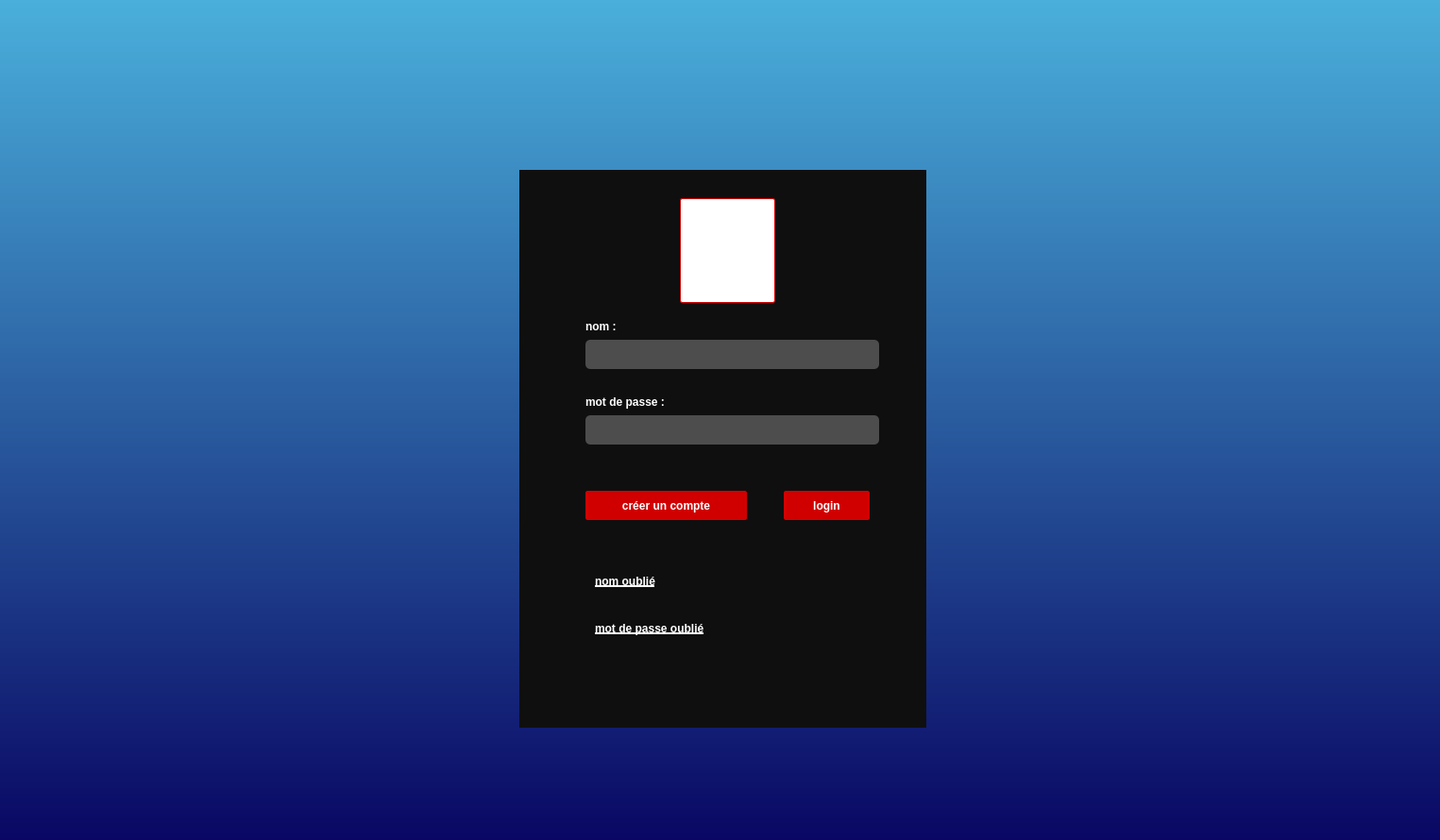
<?xml version="1.0" encoding="UTF-8"?>
<ui version="4.0">
 <class>MainWindow</class>
 <widget class="QMainWindow" name="MainWindow">
  <property name="geometry">
   <rect>
    <x>0</x>
    <y>0</y>
    <width>1525</width>
    <height>890</height>
   </rect>
  </property>
  <property name="windowTitle">
   <string>MainWindow</string>
  </property>
  <property name="styleSheet">
   <string notr="true">background-color:QLinearGradient( x1: 0, y1: 0, x2: 0, y2: 1, stop: 0 #4aafdb, stop: 1 #090763);</string>
  </property>
  <widget class="QWidget" name="centralwidget">
   <widget class="QWidget" name="widget" native="true">
    <property name="geometry">
     <rect>
      <x>550</x>
      <y>180</y>
      <width>431</width>
      <height>591</height>
     </rect>
    </property>
    <property name="styleSheet">
     <string notr="true">QWidget
{
	background-color: #0f0f0f;
	color: #fff;
	border-color: #000000;

}


/*-----QLabel-----*/
QLabel
{
	background-color: transparent;
	color: #fff;
	font-weight: bold;
	border-color: #000000;

}


/*-----QPushButton-----*/
QPushButton
{
	background-color: #d10000;
	color: #fff;
	font-weight: bold;
	border: 1px solid #d10000;  
	border-radius: 2px;
	padding: 5px;

}


QPushButton::hover
{
	background-color: #ad0000;
	color: #fff;

}


QPushButton::pressed
{
	background-color: #e00000;
	color: #fff;

}


/*-----QToolButton-----*/
QToolButton
{
	background-color: transparent;
	color: #000000;
	border-style: solid;
	border-color: #000000;

}


QToolButton::hover
{
	background-color: #d10000;
	color: #000000;
	border-radius: 15px;
	border-color: #d10000;

}


QToolButton::pressed
{
	background-color: #d10000;
	color: #000000;
	border-style: solid;
	border-width: 0px;

}


/*-----QLineEdit-----*/
QLineEdit{
	background-color: #4d4d4d;
	color: #fff;
	font-weight: bold;
	border-style: solid;
	border-radius: 5px;
	padding: 5px;

}


/*-----QCheckBox-----*/
QCheckBox
{
	background-color: transparent;
	color: #b9b9bb;
	font-weight: bold;

}


QCheckBox::indicator
{
    color: #b1b1b1;
    background-color: #00111d;
    border: 1px solid #d10000;
    width: 12px;
    height: 12px;

}


QCheckBox::indicator:checked
{
    image:url(&quot;./ressources/check.png&quot;); /*To replace*/
	background-color: #d10000;
    border: 1px solid #d10000;

}


QCheckBox::indicator:unchecked:hover
{
    border: 1px solid #ff0000;

}


QCheckBox::disabled
{
	color: #656565;

}


QCheckBox::indicator:disabled
{
	background-color: #656565;
	color: #656565;
    border: 1px solid #656565;

}
</string>
    </property>
    <widget class="QLineEdit" name="lineEdit_3">
     <property name="geometry">
      <rect>
       <x>70</x>
       <y>180</y>
       <width>301</width>
       <height>31</height>
      </rect>
     </property>
    </widget>
    <widget class="QLineEdit" name="lineEdit_4">
     <property name="geometry">
      <rect>
       <x>70</x>
       <y>260</y>
       <width>311</width>
       <height>31</height>
      </rect>
     </property>
    </widget>
    <widget class="QPushButton" name="pushButton_4">
     <property name="geometry">
      <rect>
       <x>70</x>
       <y>340</y>
       <width>171</width>
       <height>31</height>
      </rect>
     </property>
     <property name="text">
      <string>créer un compte</string>
     </property>
    </widget>
    <widget class="QLabel" name="label_5">
     <property name="geometry">
      <rect>
       <x>80</x>
       <y>420</y>
       <width>161</width>
       <height>31</height>
      </rect>
     </property>
     <property name="styleSheet">
      <string notr="true">font-weight: bold;
text-decoration: underline;</string>
     </property>
     <property name="text">
      <string>nom oublié</string>
     </property>
    </widget>
    <widget class="QLabel" name="label_6">
     <property name="geometry">
      <rect>
       <x>80</x>
       <y>470</y>
       <width>161</width>
       <height>31</height>
      </rect>
     </property>
     <property name="styleSheet">
      <string notr="true">font-weight: bold;
text-decoration: underline;</string>
     </property>
     <property name="text">
      <string>mot de passe oublié</string>
     </property>
    </widget>
    <widget class="QLabel" name="label_7">
     <property name="geometry">
      <rect>
       <x>150</x>
       <y>20</y>
       <width>141</width>
       <height>111</height>
      </rect>
     </property>
     <property name="styleSheet">
      <string notr="true">background-image: url(pic/b5.jpg);</string>
     </property>
     <property name="frameShape">
      <enum>QFrame::NoFrame</enum>
     </property>
     <property name="text">
      <string/>
     </property>
    </widget>
    <widget class="QLabel" name="label_8">
     <property name="geometry">
      <rect>
       <x>70</x>
       <y>150</y>
       <width>161</width>
       <height>31</height>
      </rect>
     </property>
     <property name="text">
      <string>nom :</string>
     </property>
    </widget>
    <widget class="QLabel" name="label_9">
     <property name="geometry">
      <rect>
       <x>70</x>
       <y>230</y>
       <width>161</width>
       <height>31</height>
      </rect>
     </property>
     <property name="text">
      <string>mot de passe :</string>
     </property>
    </widget>
    <widget class="QPushButton" name="pushButton_5">
     <property name="geometry">
      <rect>
       <x>280</x>
       <y>340</y>
       <width>91</width>
       <height>31</height>
      </rect>
     </property>
     <property name="text">
      <string>login</string>
     </property>
    </widget>
    <widget class="QWidget" name="widget_2" native="true">
     <property name="geometry">
      <rect>
       <x>0</x>
       <y>0</y>
       <width>431</width>
       <height>591</height>
      </rect>
     </property>
     <property name="styleSheet">
      <string notr="true">QWidget
{
	background-color: #0f0f0f;
	color: #fff;
	border-color: #000000;

}


/*-----QLabel-----*/
QLabel
{
	background-color: transparent;
	color: #fff;
	font-weight: bold;
	border-color: #000000;

}


/*-----QPushButton-----*/
QPushButton
{
	background-color: #d10000;
	color: #fff;
	font-weight: bold;
	border: 1px solid #d10000;  
	border-radius: 2px;
	padding: 5px;

}


QPushButton::hover
{
	background-color: #ad0000;
	color: #fff;

}


QPushButton::pressed
{
	background-color: #e00000;
	color: #fff;

}


/*-----QToolButton-----*/
QToolButton
{
	background-color: transparent;
	color: #000000;
	border-style: solid;
	border-color: #000000;

}


QToolButton::hover
{
	background-color: #d10000;
	color: #000000;
	border-radius: 15px;
	border-color: #d10000;

}


QToolButton::pressed
{
	background-color: #d10000;
	color: #000000;
	border-style: solid;
	border-width: 0px;

}


/*-----QLineEdit-----*/
QLineEdit{
	background-color: #4d4d4d;
	color: #fff;
	font-weight: bold;
	border-style: solid;
	border-radius: 5px;
	padding: 5px;

}


/*-----QCheckBox-----*/
QCheckBox
{
	background-color: transparent;
	color: #b9b9bb;
	font-weight: bold;

}


QCheckBox::indicator
{
    color: #b1b1b1;
    background-color: #00111d;
    border: 1px solid #d10000;
    width: 12px;
    height: 12px;

}


QCheckBox::indicator:checked
{
    image:url(&quot;./ressources/check.png&quot;); /*To replace*/
	background-color: #d10000;
    border: 1px solid #d10000;

}


QCheckBox::indicator:unchecked:hover
{
    border: 1px solid #ff0000;

}


QCheckBox::disabled
{
	color: #656565;

}


QCheckBox::indicator:disabled
{
	background-color: #656565;
	color: #656565;
    border: 1px solid #656565;

}
</string>
     </property>
     <widget class="QLineEdit" name="lineEdit_5">
      <property name="geometry">
       <rect>
        <x>70</x>
        <y>180</y>
        <width>301</width>
        <height>31</height>
       </rect>
      </property>
     </widget>
     <widget class="QLineEdit" name="lineEdit_6">
      <property name="geometry">
       <rect>
        <x>70</x>
        <y>260</y>
        <width>311</width>
        <height>31</height>
       </rect>
      </property>
     </widget>
     <widget class="QPushButton" name="pushButton_6">
      <property name="geometry">
       <rect>
        <x>70</x>
        <y>340</y>
        <width>171</width>
        <height>31</height>
       </rect>
      </property>
      <property name="text">
       <string>créer un compte</string>
      </property>
     </widget>
     <widget class="QLabel" name="label_10">
      <property name="geometry">
       <rect>
        <x>80</x>
        <y>420</y>
        <width>161</width>
        <height>31</height>
       </rect>
      </property>
      <property name="styleSheet">
       <string notr="true">font-weight: bold;
text-decoration: underline;</string>
      </property>
      <property name="text">
       <string>nom oublié</string>
      </property>
     </widget>
     <widget class="QLabel" name="label_11">
      <property name="geometry">
       <rect>
        <x>80</x>
        <y>470</y>
        <width>161</width>
        <height>31</height>
       </rect>
      </property>
      <property name="styleSheet">
       <string notr="true">font-weight: bold;
text-decoration: underline;</string>
      </property>
      <property name="text">
       <string>mot de passe oublié</string>
      </property>
     </widget>
     <widget class="QLabel" name="label_12">
      <property name="geometry">
       <rect>
        <x>150</x>
        <y>20</y>
        <width>141</width>
        <height>111</height>
       </rect>
      </property>
      <property name="styleSheet">
       <string notr="true">background-image: url(pic/b5.jpg);</string>
      </property>
      <property name="frameShape">
       <enum>QFrame::NoFrame</enum>
      </property>
      <property name="text">
       <string/>
      </property>
     </widget>
     <widget class="QLabel" name="label_13">
      <property name="geometry">
       <rect>
        <x>70</x>
        <y>150</y>
        <width>161</width>
        <height>31</height>
       </rect>
      </property>
      <property name="text">
       <string>nom :</string>
      </property>
     </widget>
     <widget class="QLabel" name="label_14">
      <property name="geometry">
       <rect>
        <x>70</x>
        <y>230</y>
        <width>161</width>
        <height>31</height>
       </rect>
      </property>
      <property name="text">
       <string>mot de passe :</string>
      </property>
     </widget>
     <widget class="QPushButton" name="pushButton_7">
      <property name="geometry">
       <rect>
        <x>280</x>
        <y>340</y>
        <width>91</width>
        <height>31</height>
       </rect>
      </property>
      <property name="text">
       <string>login</string>
      </property>
     </widget>
     <widget class="QWidget" name="widget_3" native="true">
      <property name="geometry">
       <rect>
        <x>0</x>
        <y>0</y>
        <width>431</width>
        <height>591</height>
       </rect>
      </property>
      <property name="styleSheet">
       <string notr="true">QWidget
{
	background-color: #0f0f0f;
	color: #fff;
	border-color: #000000;

}


/*-----QLabel-----*/
QLabel
{
	background-color: transparent;
	color: #fff;
	font-weight: bold;
	border-color: #000000;

}


/*-----QPushButton-----*/
#icone{
     background-color: #ffffff;
	color: #fff;
	font-weight: bold;
	border: 1px solid #d10000;  
	border-radius: 2px;
	padding: 5px;

}
QPushButton
{
	background-color: #d10000;
	color: #fff;
	font-weight: bold;
	border: 1px solid #d10000;  
	border-radius: 2px;
	padding: 5px;

}


QPushButton::hover
{
	background-color: #ad0000;
	color: #fff;

}


QPushButton::pressed
{
	background-color: #e00000;
	color: #fff;

}


/*-----QToolButton-----*/
QToolButton
{
	background-color: transparent;
	color: #000000;
	border-style: solid;
	border-color: #000000;

}


QToolButton::hover
{
	background-color: #d10000;
	color: #000000;
	border-radius: 15px;
	border-color: #d10000;

}


QToolButton::pressed
{
	background-color: #d10000;
	color: #000000;
	border-style: solid;
	border-width: 0px;

}


/*-----QLineEdit-----*/
QLineEdit{
	background-color: #4d4d4d;
	color: #fff;
	font-weight: bold;
	border-style: solid;
	border-radius: 5px;
	padding: 5px;

}


/*-----QCheckBox-----*/
QCheckBox
{
	background-color: transparent;
	color: #b9b9bb;
	font-weight: bold;

}


QCheckBox::indicator
{
    color: #b1b1b1;
    background-color: #00111d;
    border: 1px solid #d10000;
    width: 12px;
    height: 12px;

}


QCheckBox::indicator:checked
{
    image:url(&quot;./ressources/check.png&quot;); /*To replace*/
	background-color: #d10000;
    border: 1px solid #d10000;

}


QCheckBox::indicator:unchecked:hover
{
    border: 1px solid #ff0000;

}


QCheckBox::disabled
{
	color: #656565;

}


QCheckBox::indicator:disabled
{
	background-color: #656565;
	color: #656565;
    border: 1px solid #656565;

}
</string>
      </property>
      <widget class="QLineEdit" name="lineEdit_7">
       <property name="geometry">
        <rect>
         <x>70</x>
         <y>180</y>
         <width>311</width>
         <height>31</height>
        </rect>
       </property>
      </widget>
      <widget class="QLineEdit" name="lineEdit_8">
       <property name="geometry">
        <rect>
         <x>70</x>
         <y>260</y>
         <width>311</width>
         <height>31</height>
        </rect>
       </property>
      </widget>
      <widget class="QPushButton" name="pushButton_8">
       <property name="geometry">
        <rect>
         <x>70</x>
         <y>340</y>
         <width>171</width>
         <height>31</height>
        </rect>
       </property>
       <property name="text">
        <string>créer un compte</string>
       </property>
      </widget>
      <widget class="QLabel" name="label_15">
       <property name="geometry">
        <rect>
         <x>80</x>
         <y>420</y>
         <width>161</width>
         <height>31</height>
        </rect>
       </property>
       <property name="styleSheet">
        <string notr="true">font-weight: bold;
text-decoration: underline;</string>
       </property>
       <property name="text">
        <string>nom oublié</string>
       </property>
      </widget>
      <widget class="QLabel" name="label_16">
       <property name="geometry">
        <rect>
         <x>80</x>
         <y>470</y>
         <width>161</width>
         <height>31</height>
        </rect>
       </property>
       <property name="styleSheet">
        <string notr="true">font-weight: bold;
text-decoration: underline;</string>
       </property>
       <property name="text">
        <string>mot de passe oublié</string>
       </property>
      </widget>
      <widget class="QLabel" name="label_18">
       <property name="geometry">
        <rect>
         <x>70</x>
         <y>150</y>
         <width>161</width>
         <height>31</height>
        </rect>
       </property>
       <property name="text">
        <string>nom :</string>
       </property>
      </widget>
      <widget class="QLabel" name="label_19">
       <property name="geometry">
        <rect>
         <x>70</x>
         <y>230</y>
         <width>161</width>
         <height>31</height>
        </rect>
       </property>
       <property name="text">
        <string>mot de passe :</string>
       </property>
      </widget>
      <widget class="QPushButton" name="pushButton_9">
       <property name="geometry">
        <rect>
         <x>280</x>
         <y>340</y>
         <width>91</width>
         <height>31</height>
        </rect>
       </property>
       <property name="text">
        <string>login</string>
       </property>
      </widget>
      <widget class="QPushButton" name="icone">
       <property name="geometry">
        <rect>
         <x>170</x>
         <y>30</y>
         <width>101</width>
         <height>111</height>
        </rect>
       </property>
       <property name="text">
        <string/>
       </property>
       <property name="icon">
        <iconset resource="style.qrc">
         <normaloff>:/new/prefix1/icons/emp.png</normaloff>:/new/prefix1/icons/emp.png</iconset>
       </property>
       <property name="iconSize">
        <size>
         <width>120</width>
         <height>150</height>
        </size>
       </property>
       <property name="checkable">
        <bool>false</bool>
       </property>
      </widget>
     </widget>
    </widget>
   </widget>
  </widget>
 </widget>
 <resources>
  <include location="style.qrc"/>
 </resources>
 <connections/>
</ui>
